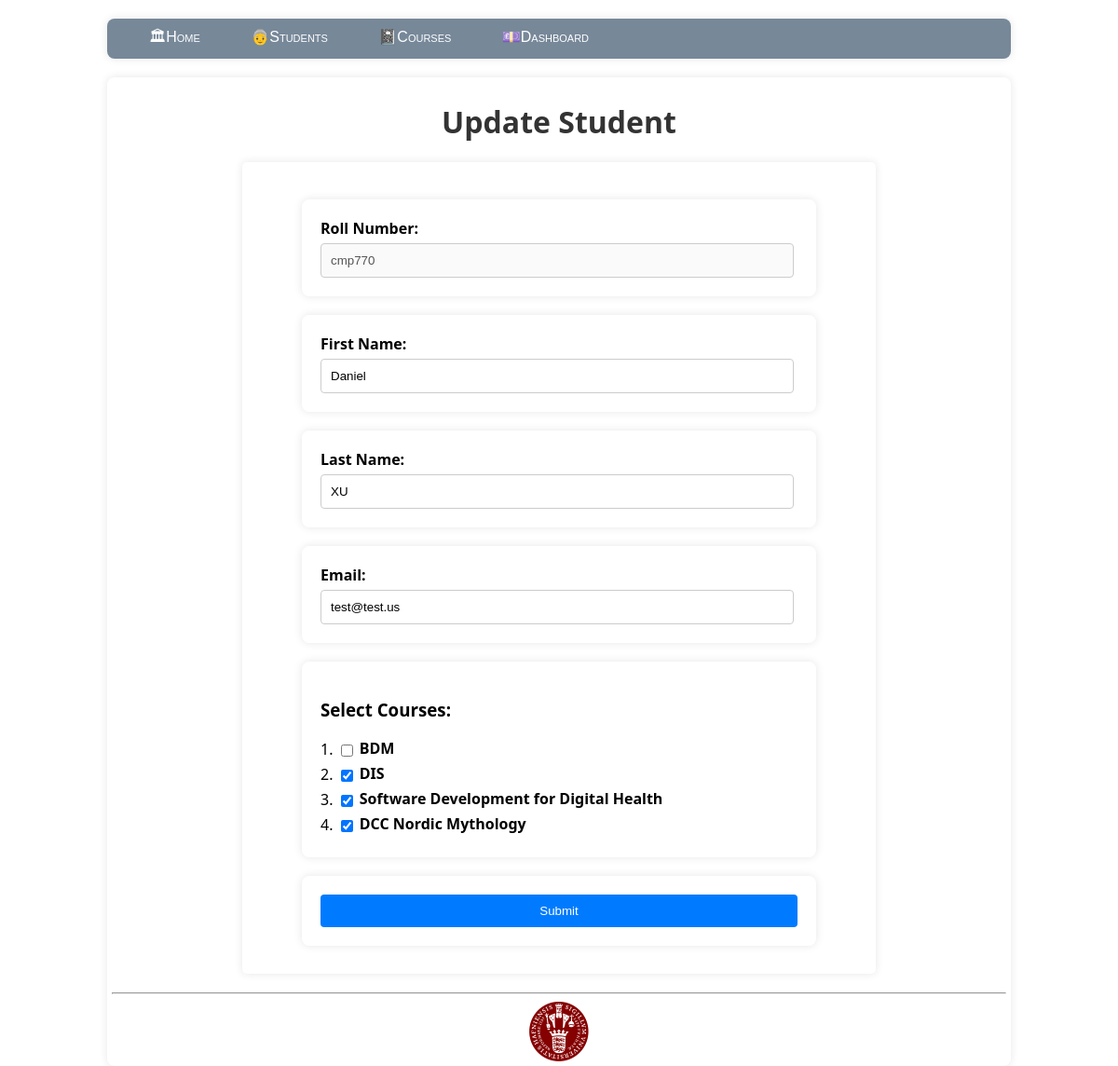
Page /student/4/update on the committed database.
### model.py (models this page shows)
class Student(db.Model):
    __tablename__='student'
    student_id=db.Column(db.Integer,primary_key=True,autoincrement=True)
    roll_number=db.Column(db.String,unique=True,nullable=False)
    email=db.Column(db.String)
    first_name=db.Column(db.String,nullable=False)
    last_name=db.Column(db.String, nullable=False)
    courses=db.relationship('Course',backref='student',secondary='enrollments')

class Course(db.Model):
    __tablename__='course'
    course_id=db.Column(db.Integer,primary_key=True,autoincrement=True)
    course_code=db.Column(db.String,unique=True,nullable=False)
    course_name=db.Column(db.String,nullable=False)
    course_description=db.Column(db.String)

### app.py (the view)
@app.route('/student/<int:student_id>/update', methods=['GET', 'POST'])
def update(student_id):
    if request.method == 'POST':
        fname = request.form.get('f_name')
        lname = request.form.get('l_name')
        courses = request.form.getlist('courses')
        email = request.form.get('email')
        student = Student.query.get(student_id)
        if student:
            if fname != 'current_f_name':
                student.first_name = fname
            if lname != 'current_l_name':
                student.last_name = lname
            if email != 'current_email':
                student.email = email
            Enrollments.query.filter_by(estudent_id=student_id).delete()
            for c in courses:
                e = Enrollments(estudent_id=student_id, ecourse_id=c)
                db.session.add(e)
            db.session.commit()
            return redirect('/students')
    else:
        student = Student.query.get(student_id)
        if student:
            courses = Course.query.all()
            return render_template('student_update.html', student=student, courses=courses)

### templates/student_update.html (shortened to what this page needs)
{% extends "layout.html" %}
{% block content %}
<h1>Update Student</h1>
<form action="/student/{{ student.student_id }}/update" method="POST" id="update-form">
    <div>
        <label>Roll Number:</label>
        <input type="text" name="roll" value="{{ student.roll_number }}" disabled />
    </div>
    <div>
        <label>First Name:</label>
        <input type="text" name="f_name" value="{{ student.first_name }}" required />
    </div>
    <div>
        <label>Last Name:</label>
        <input type="text" name="l_name" value="{{ student.last_name }}" required/>
    </div>
    <div>
        <label>Email:</label>
        <input type="email" name="email" value="{{ student.email }}" pattern="[a-z0-9._%+\-]+@[a-z0-9.\-]+\.[a-z]{2,}$" />
    </div>
    <div>
        <h3>Select Courses: </h3>
        {% for course in courses %}
        <li class="decimal">
            <input type="checkbox" id="chkCourse" name="courses" value="{{ course.course_id }}" {% if course in student.courses
                %} checked {% endif %} />
            <label for="chkCourse" >{{ course.course_name }}</label>
        </li>
        {% endfor %}
        </div>
    <div>
        <input type="submit" value="Submit">
    </div>
</form>
{% endblock %}

### static/site.css (style rules this page uses)
body { background-color: rgb(f0, f0, f0); font-family: Arial, sans-serif; margin: 0; padding: 0; }
h1 { text-align: center; color: #333; }
form { max-width:640px; margin: 20px auto; padding: 20px; background-color: #fff; border-radius: 5px; box-shadow: 0 0 10px rgba(0, 0, 0, 0.1); }
form div { margin-bottom: 10px; }
li.decimal { list-style-type: decimal; }
label { font-weight: bold; margin-bottom: 5px; display: inline-block; vertical-align: middle; }
input[type="checkbox"] { vertical-align:middle; }
input[type="text"] , input[type="email"] { width: 95%; padding: 10px; border: 1px solid #ccc; border-radius: 4px; }
input[type="submit"] { width: 100%; padding: 10px; background-color: #007bff; border: none; border-radius: 4px; color: #fff; cursor: pointer; transition: background-color 0.3s; }
div { max-width: 80%; margin: 0 auto; background-color: #fff; border-radius: 8px; box-shadow: 0 0 10px rgba(0, 0, 0, 0.1); padding: 20px; margin-top: 20px; }

### rows in the picture
Student: roll "cmp770", f_name "Daniel", l_name "XU", email "test@test.us"
Course: course_name "BDM"
Course: course_name "DIS"
Course: course_name "Software Development for Digital Health"
Course: course_name "DCC Nordic Mythology"
